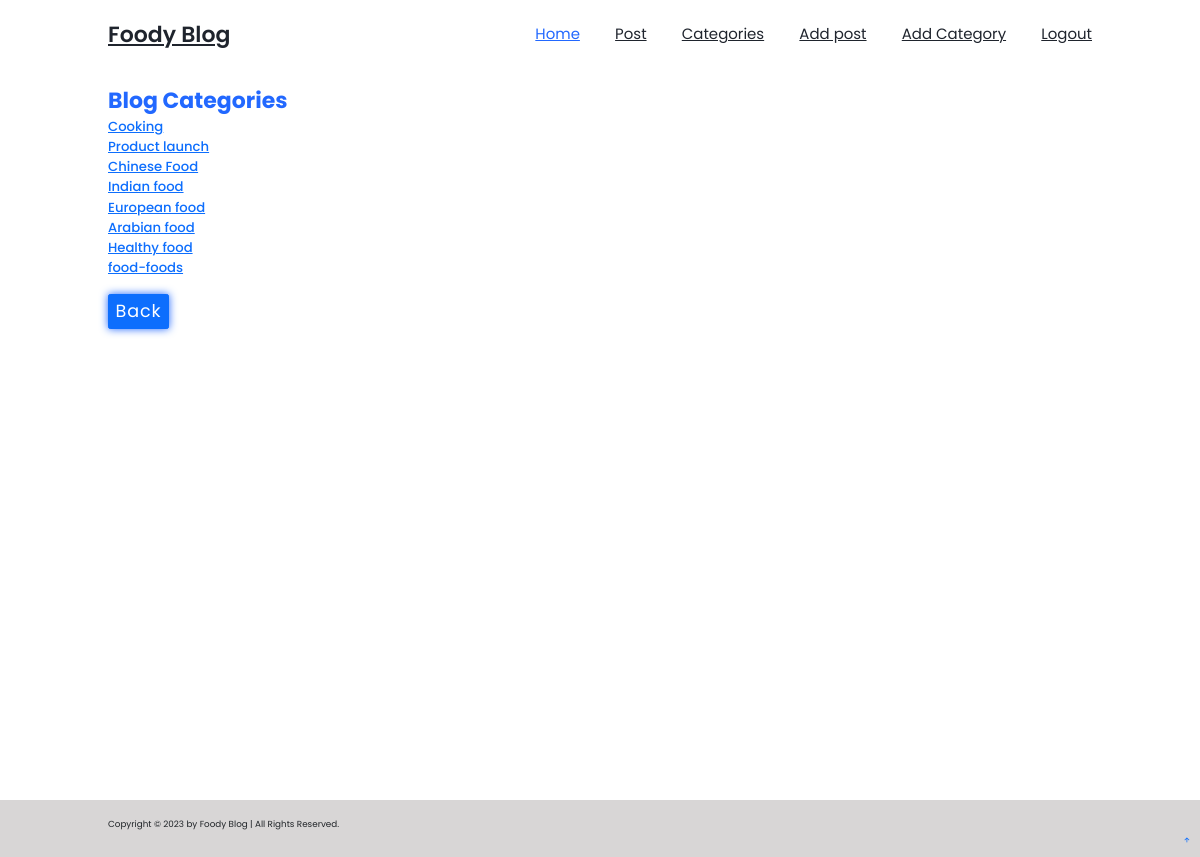
Page /category_list/ (signed in) on the committed database.
### Blog_app/models.py (models this page shows, shortened)
class Category(models.Model):
    name = models.CharField(max_length=255)
    def __str__(self):
        return self.name

### Blog_app/views.py (the view)
# urls.py: path('category_list/', CategoryListView, name="category_list"),
def CategoryListView(request):
    cat_menu_list = Category.objects.all()
    return render(request, 'category_list.html', {'cat_menu_list': cat_menu_list})

### Blog_app/templates/category_list.html (shortened to what this page needs)
{% extends 'base.html' %}
{% load static %}
{% block content %}
<link rel="stylesheet"
    href=" https://cdn.jsdelivr.net/npm/bootstrap@5.1.3/dist/css/bootstrap.min.css ">
<section class="category_list" id="category_list">
    <h1 style="color: var(--main-color);" class="fw-bold fs-1">Blog Categories</h1>
    {% for item in cat_menu_list %}
            <h4><a href="{% url 'category' item %}">{{ item }}</a></h4>
            {% endfor %}
            <br>
    <a href="{% url 'home' %}" class="fs-2 btn btn-primary">Back</a>
</section>
{% endblock content %}

### Blog_app/static/css/blogg.css (style rules this page uses)
* { margin: 0; padding: 0; box-sizing: border-box; text-decoration: none; border: none; outline: none; scroll-behavior: smooth; font-family: 'poppins', sans-serif; }
:root { --bg-color: #fff; --second-bg-color: #d8d6d6; --text-color:#1f242d; --main-color: #2268ff; }
html { font-size: 62.5%; overflow-x: hidden; }
body { background: var(--bg-color); color: var(--text-color); }
section { min-height: 100vh; padding: 10rem 9% 2rem; }
.btn { display: inline-block; padding: 1rem 2.8rem; background: var(--main-color); border-radius: 4rem; box-shadow: 0 0 1rem var(--main-color); font-size: 1.6rem; color: var(--second-bg-color); letter-spacing: .1rem; font-weight: 600; transition: 2s ease; }
@media (max-width: 1200px) { html { font-size: 55%; } }

### rows in the picture
Category: name "Cooking"
Category: name "Product launch"
Category: name "Chinese Food"
Category: name "Indian food"
Category: name "European food"
Category: name "Arabian food"
Category: name "Healthy food"
Category: name "food-foods"
